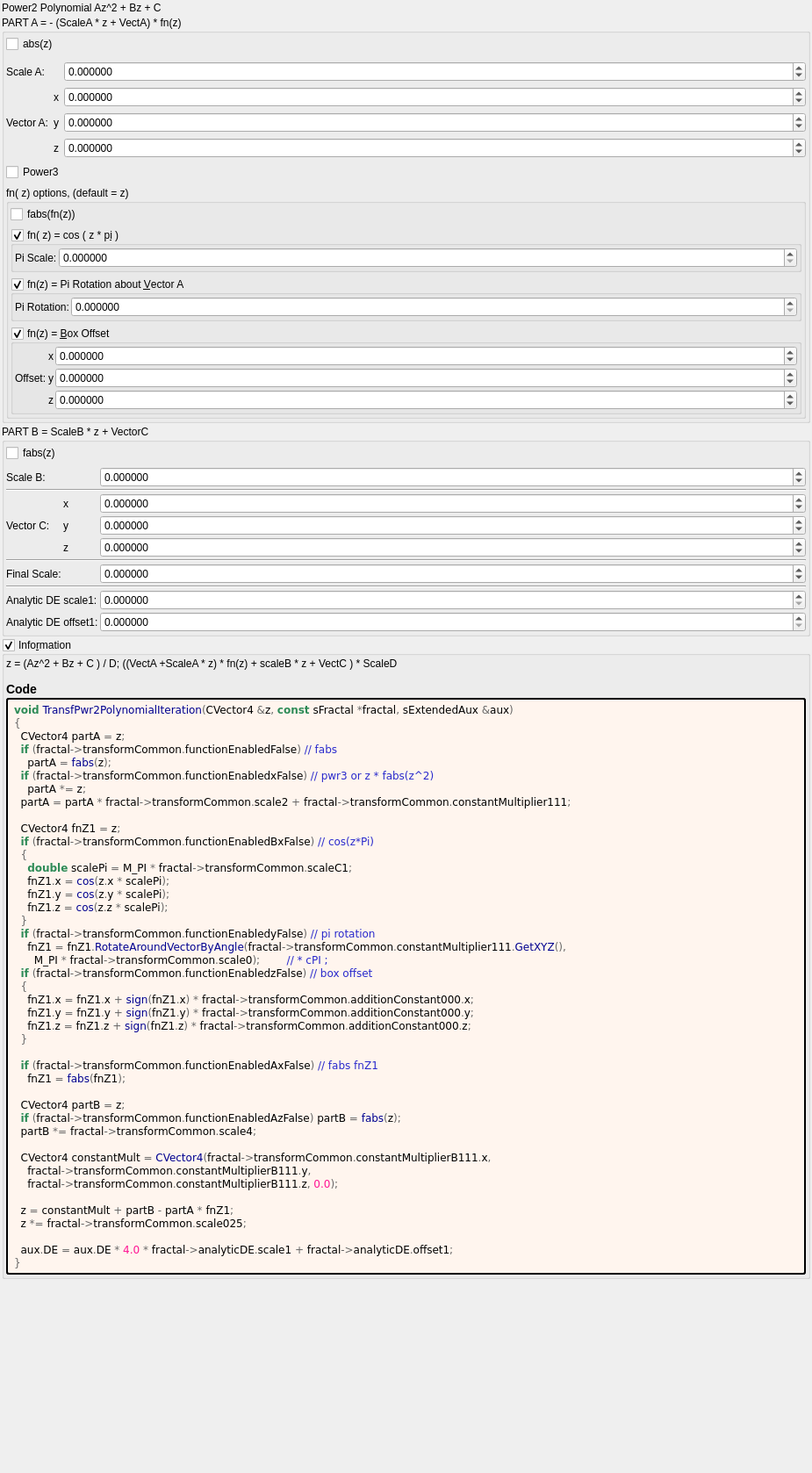
<?xml version="1.0" encoding="UTF-8"?>
<ui version="4.0">
 <class>transf_pwr2_polynomial</class>
 <widget class="QWidget" name="Form">
  <property name="geometry">
   <rect>
    <x>0</x>
    <y>0</y>
    <width>925</width>
    <height>1678</height>
   </rect>
  </property>
  <property name="windowTitle">
   <string notr="true">transf_pwr2_polynomial</string>
  </property>
  <layout class="QVBoxLayout" name="verticalLayout">
   <property name="spacing">
    <number>2</number>
   </property>
   <property name="leftMargin">
    <number>2</number>
   </property>
   <property name="topMargin">
    <number>2</number>
   </property>
   <property name="rightMargin">
    <number>2</number>
   </property>
   <property name="bottomMargin">
    <number>2</number>
   </property>
   <item>
    <widget class="QLabel" name="label_189">
     <property name="text">
      <string>Power2 Polynomial Az^2 + Bz + C</string>
     </property>
    </widget>
   </item>
   <item>
    <widget class="QGroupBox" name="groupBox">
     <property name="title">
      <string>PART A = - (ScaleA * z + VectA) * fn(z)</string>
     </property>
     <layout class="QVBoxLayout" name="verticalLayout_3">
      <property name="leftMargin">
       <number>2</number>
      </property>
      <property name="topMargin">
       <number>2</number>
      </property>
      <property name="rightMargin">
       <number>2</number>
      </property>
      <property name="bottomMargin">
       <number>2</number>
      </property>
      <item>
       <widget class="QCheckBox" name="checkBox_transf_function_enabled_false">
        <property name="text">
         <string notr="true">abs(z)</string>
        </property>
       </widget>
      </item>
      <item>
       <layout class="QGridLayout" name="gridLayout" columnstretch="0,0,1">
        <property name="topMargin">
         <number>4</number>
        </property>
        <item row="0" column="0">
         <widget class="QLabel" name="label_174">
          <property name="text">
           <string>Scale A:</string>
          </property>
         </widget>
        </item>
        <item row="0" column="2">
         <widget class="MyDoubleSpinBox" name="spinbox_transf_scale_2">
          <property name="sizePolicy">
           <sizepolicy hsizetype="Minimum" vsizetype="Maximum">
            <horstretch>0</horstretch>
            <verstretch>0</verstretch>
           </sizepolicy>
          </property>
          <property name="prefix">
           <string/>
          </property>
          <property name="suffix">
           <string/>
          </property>
          <property name="decimals">
           <number>6</number>
          </property>
          <property name="minimum">
           <double>-99.989999999999995</double>
          </property>
          <property name="maximum">
           <double>99.989999999999995</double>
          </property>
          <property name="singleStep">
           <double>0.100000000000000</double>
          </property>
         </widget>
        </item>
        <item row="2" column="1">
         <widget class="QLabel" name="label_119">
          <property name="text">
           <string notr="true">y</string>
          </property>
         </widget>
        </item>
        <item row="1" column="1">
         <widget class="QLabel" name="label_112">
          <property name="text">
           <string notr="true">x</string>
          </property>
         </widget>
        </item>
        <item row="1" column="2">
         <widget class="MyDoubleSpinBox" name="spinbox3_transf_constant_multiplier_111_x">
          <property name="sizePolicy">
           <sizepolicy hsizetype="Minimum" vsizetype="Maximum">
            <horstretch>0</horstretch>
            <verstretch>0</verstretch>
           </sizepolicy>
          </property>
          <property name="prefix">
           <string/>
          </property>
          <property name="decimals">
           <number>6</number>
          </property>
          <property name="minimum">
           <double>-99.989999999999995</double>
          </property>
          <property name="singleStep">
           <double>0.100000000000000</double>
          </property>
         </widget>
        </item>
        <item row="3" column="1">
         <widget class="QLabel" name="label_121">
          <property name="text">
           <string notr="true">z</string>
          </property>
         </widget>
        </item>
        <item row="2" column="2">
         <widget class="MyDoubleSpinBox" name="spinbox3_transf_constant_multiplier_111_y">
          <property name="sizePolicy">
           <sizepolicy hsizetype="Minimum" vsizetype="Maximum">
            <horstretch>0</horstretch>
            <verstretch>0</verstretch>
           </sizepolicy>
          </property>
          <property name="decimals">
           <number>6</number>
          </property>
          <property name="minimum">
           <double>-99.989999999999995</double>
          </property>
          <property name="maximum">
           <double>99.989999999999995</double>
          </property>
          <property name="singleStep">
           <double>0.100000000000000</double>
          </property>
         </widget>
        </item>
        <item row="3" column="2">
         <widget class="MyDoubleSpinBox" name="spinbox3_transf_constant_multiplier_111_z">
          <property name="sizePolicy">
           <sizepolicy hsizetype="Minimum" vsizetype="Maximum">
            <horstretch>0</horstretch>
            <verstretch>0</verstretch>
           </sizepolicy>
          </property>
          <property name="decimals">
           <number>6</number>
          </property>
          <property name="minimum">
           <double>-99.989999999999995</double>
          </property>
          <property name="maximum">
           <double>99.989999999999995</double>
          </property>
          <property name="singleStep">
           <double>0.100000000000000</double>
          </property>
         </widget>
        </item>
        <item row="1" column="0" rowspan="3">
         <widget class="QLabel" name="label_114">
          <property name="text">
           <string>Vector A:</string>
          </property>
         </widget>
        </item>
       </layout>
      </item>
      <item>
       <widget class="QCheckBox" name="checkBox_transf_function_enabledx_false">
        <property name="text">
         <string>Power3</string>
        </property>
       </widget>
      </item>
      <item>
       <widget class="QGroupBox" name="groupBox_2">
        <property name="title">
         <string>fn( z) options, (default = z)</string>
        </property>
        <layout class="QVBoxLayout" name="verticalLayout_4">
         <property name="leftMargin">
          <number>2</number>
         </property>
         <property name="topMargin">
          <number>2</number>
         </property>
         <property name="rightMargin">
          <number>2</number>
         </property>
         <property name="bottomMargin">
          <number>2</number>
         </property>
         <item>
          <widget class="QCheckBox" name="checkBox_transf_function_enabledAx_false">
           <property name="text">
            <string notr="true">fabs(fn(z))</string>
           </property>
          </widget>
         </item>
         <item>
          <widget class="MyGroupBox" name="groupCheck_transf_function_enabledBx_false">
           <property name="toolTip">
            <string/>
           </property>
           <property name="title">
            <string notr="true">fn( z) = cos ( z * p&amp;i )</string>
           </property>
           <property name="checkable">
            <bool>true</bool>
           </property>
           <layout class="QVBoxLayout" name="verticalLayout_52">
            <property name="spacing">
             <number>2</number>
            </property>
            <property name="leftMargin">
             <number>2</number>
            </property>
            <property name="topMargin">
             <number>2</number>
            </property>
            <property name="rightMargin">
             <number>2</number>
            </property>
            <property name="bottomMargin">
             <number>2</number>
            </property>
            <item>
             <layout class="QGridLayout" name="gridLayout_26" columnstretch="0,1">
              <property name="spacing">
               <number>2</number>
              </property>
              <item row="0" column="0">
               <widget class="QLabel" name="label_170">
                <property name="text">
                 <string>Pi Scale:</string>
                </property>
               </widget>
              </item>
              <item row="0" column="1">
               <widget class="MyDoubleSpinBox" name="spinbox_transf_scaleC_1">
                <property name="sizePolicy">
                 <sizepolicy hsizetype="Minimum" vsizetype="Maximum">
                  <horstretch>0</horstretch>
                  <verstretch>0</verstretch>
                 </sizepolicy>
                </property>
                <property name="prefix">
                 <string/>
                </property>
                <property name="suffix">
                 <string/>
                </property>
                <property name="decimals">
                 <number>6</number>
                </property>
                <property name="minimum">
                 <double>0.000000000000000</double>
                </property>
                <property name="maximum">
                 <double>10.000000000000000</double>
                </property>
                <property name="singleStep">
                 <double>0.100000000000000</double>
                </property>
               </widget>
              </item>
             </layout>
            </item>
           </layout>
          </widget>
         </item>
         <item>
          <widget class="MyGroupBox" name="groupCheck_transf_function_enabledy_false">
           <property name="toolTip">
            <string/>
           </property>
           <property name="title">
            <string>fn(z) = Pi Rotation about &amp;Vector A</string>
           </property>
           <property name="checkable">
            <bool>true</bool>
           </property>
           <layout class="QVBoxLayout" name="verticalLayout_50">
            <property name="spacing">
             <number>2</number>
            </property>
            <property name="leftMargin">
             <number>2</number>
            </property>
            <property name="topMargin">
             <number>2</number>
            </property>
            <property name="rightMargin">
             <number>2</number>
            </property>
            <property name="bottomMargin">
             <number>2</number>
            </property>
            <item>
             <layout class="QGridLayout" name="gridLayout_24" columnstretch="0,1">
              <property name="spacing">
               <number>2</number>
              </property>
              <item row="0" column="0">
               <widget class="QLabel" name="label_169">
                <property name="text">
                 <string>Pi Rotation:</string>
                </property>
               </widget>
              </item>
              <item row="0" column="1">
               <widget class="MyDoubleSpinBox" name="spinbox_transf_scale_0">
                <property name="sizePolicy">
                 <sizepolicy hsizetype="Minimum" vsizetype="Maximum">
                  <horstretch>0</horstretch>
                  <verstretch>0</verstretch>
                 </sizepolicy>
                </property>
                <property name="prefix">
                 <string/>
                </property>
                <property name="suffix">
                 <string/>
                </property>
                <property name="decimals">
                 <number>6</number>
                </property>
                <property name="minimum">
                 <double>0.000000000000000</double>
                </property>
                <property name="maximum">
                 <double>1.000000000000000</double>
                </property>
                <property name="singleStep">
                 <double>0.100000000000000</double>
                </property>
               </widget>
              </item>
             </layout>
            </item>
           </layout>
          </widget>
         </item>
         <item>
          <widget class="MyGroupBox" name="groupCheck_transf_function_enabledz_false">
           <property name="toolTip">
            <string/>
           </property>
           <property name="title">
            <string>fn(z) = &amp;Box Offset</string>
           </property>
           <property name="checkable">
            <bool>true</bool>
           </property>
           <layout class="QVBoxLayout" name="verticalLayout_49">
            <property name="spacing">
             <number>2</number>
            </property>
            <property name="leftMargin">
             <number>2</number>
            </property>
            <property name="topMargin">
             <number>2</number>
            </property>
            <property name="rightMargin">
             <number>2</number>
            </property>
            <property name="bottomMargin">
             <number>2</number>
            </property>
            <item>
             <layout class="QGridLayout" name="gridLayout_23" columnstretch="0,0,1">
              <property name="spacing">
               <number>2</number>
              </property>
              <item row="1" column="1">
               <widget class="QLabel" name="label_123">
                <property name="text">
                 <string notr="true">y</string>
                </property>
               </widget>
              </item>
              <item row="2" column="2">
               <widget class="MyDoubleSpinBox" name="spinbox3_transf_addition_constant_z">
                <property name="sizePolicy">
                 <sizepolicy hsizetype="Minimum" vsizetype="Maximum">
                  <horstretch>0</horstretch>
                  <verstretch>0</verstretch>
                 </sizepolicy>
                </property>
                <property name="prefix">
                 <string/>
                </property>
                <property name="suffix">
                 <string/>
                </property>
                <property name="decimals">
                 <number>6</number>
                </property>
                <property name="minimum">
                 <double>-99.989999999999995</double>
                </property>
                <property name="maximum">
                 <double>99.989999999999995</double>
                </property>
                <property name="singleStep">
                 <double>0.100000000000000</double>
                </property>
               </widget>
              </item>
              <item row="0" column="1">
               <widget class="QLabel" name="label_124">
                <property name="text">
                 <string notr="true">x</string>
                </property>
               </widget>
              </item>
              <item row="1" column="2">
               <widget class="MyDoubleSpinBox" name="spinbox3_transf_addition_constant_y">
                <property name="sizePolicy">
                 <sizepolicy hsizetype="Minimum" vsizetype="Maximum">
                  <horstretch>0</horstretch>
                  <verstretch>0</verstretch>
                 </sizepolicy>
                </property>
                <property name="prefix">
                 <string/>
                </property>
                <property name="suffix">
                 <string/>
                </property>
                <property name="decimals">
                 <number>6</number>
                </property>
                <property name="minimum">
                 <double>-99.989999999999995</double>
                </property>
                <property name="maximum">
                 <double>99.989999999999995</double>
                </property>
                <property name="singleStep">
                 <double>0.100000000000000</double>
                </property>
               </widget>
              </item>
              <item row="1" column="0">
               <widget class="QLabel" name="label_126">
                <property name="text">
                 <string>Offset:</string>
                </property>
               </widget>
              </item>
              <item row="2" column="1">
               <widget class="QLabel" name="label_125">
                <property name="text">
                 <string notr="true">z</string>
                </property>
               </widget>
              </item>
              <item row="0" column="2">
               <widget class="MyDoubleSpinBox" name="spinbox3_transf_addition_constant_x">
                <property name="sizePolicy">
                 <sizepolicy hsizetype="Minimum" vsizetype="Maximum">
                  <horstretch>0</horstretch>
                  <verstretch>0</verstretch>
                 </sizepolicy>
                </property>
                <property name="prefix">
                 <string/>
                </property>
                <property name="suffix">
                 <string/>
                </property>
                <property name="decimals">
                 <number>6</number>
                </property>
                <property name="minimum">
                 <double>-99.989999999999995</double>
                </property>
                <property name="maximum">
                 <double>99.989999999999995</double>
                </property>
                <property name="singleStep">
                 <double>0.100000000000000</double>
                </property>
               </widget>
              </item>
             </layout>
            </item>
           </layout>
          </widget>
         </item>
        </layout>
       </widget>
      </item>
     </layout>
    </widget>
   </item>
   <item>
    <widget class="QGroupBox" name="groupBox_3">
     <property name="title">
      <string>PART B = ScaleB * z + VectorC</string>
     </property>
     <layout class="QVBoxLayout" name="verticalLayout_5">
      <property name="leftMargin">
       <number>2</number>
      </property>
      <property name="topMargin">
       <number>2</number>
      </property>
      <property name="rightMargin">
       <number>2</number>
      </property>
      <property name="bottomMargin">
       <number>2</number>
      </property>
      <item>
       <widget class="QCheckBox" name="checkBox_transf_function_enabledAz_false">
        <property name="text">
         <string notr="true">fabs(z)</string>
        </property>
       </widget>
      </item>
      <item>
       <layout class="QGridLayout" name="gridLayout_35" columnstretch="0,0,1">
        <property name="spacing">
         <number>2</number>
        </property>
        <item row="6" column="2">
         <widget class="MyDoubleSpinBox" name="spinbox_transf_scale_025">
          <property name="sizePolicy">
           <sizepolicy hsizetype="Minimum" vsizetype="Maximum">
            <horstretch>0</horstretch>
            <verstretch>0</verstretch>
           </sizepolicy>
          </property>
          <property name="prefix">
           <string/>
          </property>
          <property name="suffix">
           <string/>
          </property>
          <property name="decimals">
           <number>6</number>
          </property>
          <property name="minimum">
           <double>-99.989999999999995</double>
          </property>
          <property name="maximum">
           <double>99.989999999999995</double>
          </property>
          <property name="singleStep">
           <double>0.100000000000000</double>
          </property>
         </widget>
        </item>
        <item row="2" column="1">
         <widget class="QLabel" name="label_118">
          <property name="text">
           <string notr="true">x</string>
          </property>
         </widget>
        </item>
        <item row="9" column="2">
         <widget class="MyDoubleSpinBox" name="spinbox_analyticDE_offset_1">
          <property name="sizePolicy">
           <sizepolicy hsizetype="Minimum" vsizetype="Maximum">
            <horstretch>0</horstretch>
            <verstretch>0</verstretch>
           </sizepolicy>
          </property>
          <property name="prefix">
           <string/>
          </property>
          <property name="suffix">
           <string/>
          </property>
          <property name="decimals">
           <number>6</number>
          </property>
          <property name="minimum">
           <double>0.000000000000000</double>
          </property>
          <property name="maximum">
           <double>99.989999999999995</double>
          </property>
          <property name="singleStep">
           <double>0.100000000000000</double>
          </property>
         </widget>
        </item>
        <item row="3" column="2">
         <widget class="MyDoubleSpinBox" name="spinbox3_transf_constant_multiplierB_111_y">
          <property name="sizePolicy">
           <sizepolicy hsizetype="Minimum" vsizetype="Maximum">
            <horstretch>0</horstretch>
            <verstretch>0</verstretch>
           </sizepolicy>
          </property>
          <property name="decimals">
           <number>6</number>
          </property>
          <property name="minimum">
           <double>-99.989999999999995</double>
          </property>
          <property name="maximum">
           <double>99.989999999999995</double>
          </property>
          <property name="singleStep">
           <double>0.100000000000000</double>
          </property>
         </widget>
        </item>
        <item row="3" column="0">
         <widget class="QLabel" name="label_113">
          <property name="text">
           <string>Vector C:</string>
          </property>
         </widget>
        </item>
        <item row="6" column="0">
         <widget class="QLabel" name="label_173">
          <property name="text">
           <string>Final Scale:</string>
          </property>
         </widget>
        </item>
        <item row="4" column="1">
         <widget class="QLabel" name="label_122">
          <property name="text">
           <string notr="true">z</string>
          </property>
         </widget>
        </item>
        <item row="3" column="1">
         <widget class="QLabel" name="label_120">
          <property name="text">
           <string notr="true">y</string>
          </property>
         </widget>
        </item>
        <item row="2" column="2">
         <widget class="MyDoubleSpinBox" name="spinbox3_transf_constant_multiplierB_111_x">
          <property name="sizePolicy">
           <sizepolicy hsizetype="Minimum" vsizetype="Maximum">
            <horstretch>0</horstretch>
            <verstretch>0</verstretch>
           </sizepolicy>
          </property>
          <property name="prefix">
           <string/>
          </property>
          <property name="decimals">
           <number>6</number>
          </property>
          <property name="minimum">
           <double>-99.989999999999995</double>
          </property>
          <property name="singleStep">
           <double>0.100000000000000</double>
          </property>
         </widget>
        </item>
        <item row="7" column="0" colspan="3">
         <widget class="Line" name="line_32">
          <property name="orientation">
           <enum>Qt::Horizontal</enum>
          </property>
         </widget>
        </item>
        <item row="8" column="2">
         <widget class="MyDoubleSpinBox" name="spinbox_analyticDE_scale_1">
          <property name="sizePolicy">
           <sizepolicy hsizetype="Minimum" vsizetype="Maximum">
            <horstretch>0</horstretch>
            <verstretch>0</verstretch>
           </sizepolicy>
          </property>
          <property name="prefix">
           <string/>
          </property>
          <property name="suffix">
           <string/>
          </property>
          <property name="decimals">
           <number>6</number>
          </property>
          <property name="minimum">
           <double>0.000000000000000</double>
          </property>
          <property name="maximum">
           <double>99.989999999999995</double>
          </property>
          <property name="singleStep">
           <double>0.100000000000000</double>
          </property>
         </widget>
        </item>
        <item row="1" column="0" colspan="3">
         <widget class="Line" name="line_36">
          <property name="orientation">
           <enum>Qt::Horizontal</enum>
          </property>
         </widget>
        </item>
        <item row="0" column="2">
         <widget class="MyDoubleSpinBox" name="spinbox_transf_scale_4">
          <property name="sizePolicy">
           <sizepolicy hsizetype="Minimum" vsizetype="Maximum">
            <horstretch>0</horstretch>
            <verstretch>0</verstretch>
           </sizepolicy>
          </property>
          <property name="prefix">
           <string/>
          </property>
          <property name="suffix">
           <string/>
          </property>
          <property name="decimals">
           <number>6</number>
          </property>
          <property name="minimum">
           <double>-99.989999999999995</double>
          </property>
          <property name="maximum">
           <double>99.989999999999995</double>
          </property>
          <property name="singleStep">
           <double>0.100000000000000</double>
          </property>
         </widget>
        </item>
        <item row="4" column="2">
         <widget class="MyDoubleSpinBox" name="spinbox3_transf_constant_multiplierB_111_z">
          <property name="sizePolicy">
           <sizepolicy hsizetype="Minimum" vsizetype="Maximum">
            <horstretch>0</horstretch>
            <verstretch>0</verstretch>
           </sizepolicy>
          </property>
          <property name="decimals">
           <number>6</number>
          </property>
          <property name="minimum">
           <double>-99.989999999999995</double>
          </property>
          <property name="maximum">
           <double>99.989999999999995</double>
          </property>
          <property name="singleStep">
           <double>0.100000000000000</double>
          </property>
         </widget>
        </item>
        <item row="9" column="0" colspan="2">
         <widget class="QLabel" name="label_188">
          <property name="text">
           <string>Analytic DE offset1:</string>
          </property>
          <property name="wordWrap">
           <bool>true</bool>
          </property>
         </widget>
        </item>
        <item row="8" column="0" colspan="2">
         <widget class="QLabel" name="label_176">
          <property name="text">
           <string>Analytic DE scale1:</string>
          </property>
          <property name="wordWrap">
           <bool>true</bool>
          </property>
         </widget>
        </item>
        <item row="5" column="0" colspan="3">
         <widget class="Line" name="line_38">
          <property name="orientation">
           <enum>Qt::Horizontal</enum>
          </property>
         </widget>
        </item>
        <item row="0" column="0">
         <widget class="QLabel" name="label_177">
          <property name="text">
           <string>Scale B:</string>
          </property>
         </widget>
        </item>
       </layout>
      </item>
     </layout>
    </widget>
   </item>
   <item>
    <widget class="MyGroupBox" name="groupCheck_info">
     <property name="title">
      <string>Info&amp;rmation</string>
     </property>
     <property name="flat">
      <bool>false</bool>
     </property>
     <property name="checkable">
      <bool>true</bool>
     </property>
     <layout class="QVBoxLayout" name="verticalLayout_2">
      <property name="spacing">
       <number>2</number>
      </property>
      <property name="leftMargin">
       <number>2</number>
      </property>
      <property name="topMargin">
       <number>2</number>
      </property>
      <property name="rightMargin">
       <number>2</number>
      </property>
      <property name="bottomMargin">
       <number>2</number>
      </property>
      <item>
       <widget class="QLabel" name="label_information_general">
        <property name="text">
         <string notr="true">&lt;p&gt;z = (Az^2 + Bz + C ) / D; ((VectA +ScaleA * z) * fn(z) + scaleB * z + VectC ) * ScaleD&lt;/p&gt;&lt;table&gt;
&lt;/table&gt;
&lt;h3&gt;Code&lt;/h3&gt;</string>
        </property>
        <property name="wordWrap">
         <bool>true</bool>
        </property>
        <property name="openExternalLinks">
         <bool>true</bool>
        </property>
        <property name="textInteractionFlags">
         <set>Qt::LinksAccessibleByMouse|Qt::TextSelectableByMouse</set>
        </property>
       </widget>
      </item>
      <item>
       <widget class="QLabel" name="label_code_content">
        <property name="styleSheet">
         <string notr="true">border-style: outset; border-width: 2px; border-radius: 3px; border-color: black; background-color: #fff5ee; padding: 4px;</string>
        </property>
        <property name="text">
         <string notr="true">&lt;body style=&quot;background-color:#fff5ee&quot;&gt;
&lt;pre style=&quot;color:#000000; background-color:#fff5ee;  font-family:'Courier New',monospace;&quot;&gt;&lt;span style=&quot;color:#2e8b57; font-weight:bold&quot;&gt;void&lt;/span&gt; &lt;span style=&quot;color:#00008f&quot;&gt;TransfPwr2PolynomialIteration&lt;/span&gt;&lt;span style=&quot;color:#676767&quot;&gt;(&lt;/span&gt;CVector4 &lt;span style=&quot;color:#676767&quot;&gt;&amp;amp;&lt;/span&gt;z&lt;span style=&quot;color:#676767&quot;&gt;,&lt;/span&gt; &lt;span style=&quot;color:#2e8b57; font-weight:bold&quot;&gt;const&lt;/span&gt; sFractal &lt;span style=&quot;color:#676767&quot;&gt;*&lt;/span&gt;fractal&lt;span style=&quot;color:#676767&quot;&gt;,&lt;/span&gt; sExtendedAux &lt;span style=&quot;color:#676767&quot;&gt;&amp;amp;&lt;/span&gt;aux&lt;span style=&quot;color:#676767&quot;&gt;)&lt;/span&gt;
&lt;span style=&quot;color:#676767&quot;&gt;{&lt;/span&gt;
  CVector4 partA &lt;span style=&quot;color:#676767&quot;&gt;=&lt;/span&gt; z&lt;span style=&quot;color:#676767&quot;&gt;;&lt;/span&gt;
  &lt;span style=&quot;color:#2e8b57; font-weight:bold&quot;&gt;if&lt;/span&gt; &lt;span style=&quot;color:#676767&quot;&gt;(&lt;/span&gt;fractal&lt;span style=&quot;color:#676767&quot;&gt;-&amp;gt;&lt;/span&gt;transformCommon&lt;span style=&quot;color:#676767&quot;&gt;.&lt;/span&gt;functionEnabledFalse&lt;span style=&quot;color:#676767&quot;&gt;)&lt;/span&gt; &lt;span style=&quot;color:#2929cc&quot;&gt;// fabs&lt;/span&gt;
    partA &lt;span style=&quot;color:#676767&quot;&gt;=&lt;/span&gt; &lt;span style=&quot;color:#00008f&quot;&gt;fabs&lt;/span&gt;&lt;span style=&quot;color:#676767&quot;&gt;(&lt;/span&gt;z&lt;span style=&quot;color:#676767&quot;&gt;);&lt;/span&gt;
  &lt;span style=&quot;color:#2e8b57; font-weight:bold&quot;&gt;if&lt;/span&gt; &lt;span style=&quot;color:#676767&quot;&gt;(&lt;/span&gt;fractal&lt;span style=&quot;color:#676767&quot;&gt;-&amp;gt;&lt;/span&gt;transformCommon&lt;span style=&quot;color:#676767&quot;&gt;.&lt;/span&gt;functionEnabledxFalse&lt;span style=&quot;color:#676767&quot;&gt;)&lt;/span&gt; &lt;span style=&quot;color:#2929cc&quot;&gt;// pwr3 or z * fabs(z^2)&lt;/span&gt;
    partA &lt;span style=&quot;color:#676767&quot;&gt;*=&lt;/span&gt; z&lt;span style=&quot;color:#676767&quot;&gt;;&lt;/span&gt;
  partA &lt;span style=&quot;color:#676767&quot;&gt;=&lt;/span&gt; partA &lt;span style=&quot;color:#676767&quot;&gt;*&lt;/span&gt; fractal&lt;span style=&quot;color:#676767&quot;&gt;-&amp;gt;&lt;/span&gt;transformCommon&lt;span style=&quot;color:#676767&quot;&gt;.&lt;/span&gt;scale2 &lt;span style=&quot;color:#676767&quot;&gt;+&lt;/span&gt; fractal&lt;span style=&quot;color:#676767&quot;&gt;-&amp;gt;&lt;/span&gt;transformCommon&lt;span style=&quot;color:#676767&quot;&gt;.&lt;/span&gt;constantMultiplier111&lt;span style=&quot;color:#676767&quot;&gt;;&lt;/span&gt;

  CVector4 fnZ1 &lt;span style=&quot;color:#676767&quot;&gt;=&lt;/span&gt; z&lt;span style=&quot;color:#676767&quot;&gt;;&lt;/span&gt;
  &lt;span style=&quot;color:#2e8b57; font-weight:bold&quot;&gt;if&lt;/span&gt; &lt;span style=&quot;color:#676767&quot;&gt;(&lt;/span&gt;fractal&lt;span style=&quot;color:#676767&quot;&gt;-&amp;gt;&lt;/span&gt;transformCommon&lt;span style=&quot;color:#676767&quot;&gt;.&lt;/span&gt;functionEnabledBxFalse&lt;span style=&quot;color:#676767&quot;&gt;)&lt;/span&gt; &lt;span style=&quot;color:#2929cc&quot;&gt;// cos(z*Pi)&lt;/span&gt;
  &lt;span style=&quot;color:#676767&quot;&gt;{&lt;/span&gt;
    &lt;span style=&quot;color:#2e8b57; font-weight:bold&quot;&gt;double&lt;/span&gt; scalePi &lt;span style=&quot;color:#676767&quot;&gt;=&lt;/span&gt; M_PI &lt;span style=&quot;color:#676767&quot;&gt;*&lt;/span&gt; fractal&lt;span style=&quot;color:#676767&quot;&gt;-&amp;gt;&lt;/span&gt;transformCommon&lt;span style=&quot;color:#676767&quot;&gt;.&lt;/span&gt;scaleC1&lt;span style=&quot;color:#676767&quot;&gt;;&lt;/span&gt;
    fnZ1&lt;span style=&quot;color:#676767&quot;&gt;.&lt;/span&gt;x &lt;span style=&quot;color:#676767&quot;&gt;=&lt;/span&gt; &lt;span style=&quot;color:#00008f&quot;&gt;cos&lt;/span&gt;&lt;span style=&quot;color:#676767&quot;&gt;(&lt;/span&gt;z&lt;span style=&quot;color:#676767&quot;&gt;.&lt;/span&gt;x &lt;span style=&quot;color:#676767&quot;&gt;*&lt;/span&gt; scalePi&lt;span style=&quot;color:#676767&quot;&gt;);&lt;/span&gt;
    fnZ1&lt;span style=&quot;color:#676767&quot;&gt;.&lt;/span&gt;y &lt;span style=&quot;color:#676767&quot;&gt;=&lt;/span&gt; &lt;span style=&quot;color:#00008f&quot;&gt;cos&lt;/span&gt;&lt;span style=&quot;color:#676767&quot;&gt;(&lt;/span&gt;z&lt;span style=&quot;color:#676767&quot;&gt;.&lt;/span&gt;y &lt;span style=&quot;color:#676767&quot;&gt;*&lt;/span&gt; scalePi&lt;span style=&quot;color:#676767&quot;&gt;);&lt;/span&gt;
    fnZ1&lt;span style=&quot;color:#676767&quot;&gt;.&lt;/span&gt;z &lt;span style=&quot;color:#676767&quot;&gt;=&lt;/span&gt; &lt;span style=&quot;color:#00008f&quot;&gt;cos&lt;/span&gt;&lt;span style=&quot;color:#676767&quot;&gt;(&lt;/span&gt;z&lt;span style=&quot;color:#676767&quot;&gt;.&lt;/span&gt;z &lt;span style=&quot;color:#676767&quot;&gt;*&lt;/span&gt; scalePi&lt;span style=&quot;color:#676767&quot;&gt;);&lt;/span&gt;
  &lt;span style=&quot;color:#676767&quot;&gt;}&lt;/span&gt;
  &lt;span style=&quot;color:#2e8b57; font-weight:bold&quot;&gt;if&lt;/span&gt; &lt;span style=&quot;color:#676767&quot;&gt;(&lt;/span&gt;fractal&lt;span style=&quot;color:#676767&quot;&gt;-&amp;gt;&lt;/span&gt;transformCommon&lt;span style=&quot;color:#676767&quot;&gt;.&lt;/span&gt;functionEnabledyFalse&lt;span style=&quot;color:#676767&quot;&gt;)&lt;/span&gt; &lt;span style=&quot;color:#2929cc&quot;&gt;// pi rotation&lt;/span&gt;
    fnZ1 &lt;span style=&quot;color:#676767&quot;&gt;=&lt;/span&gt; fnZ1&lt;span style=&quot;color:#676767&quot;&gt;.&lt;/span&gt;&lt;span style=&quot;color:#00008f&quot;&gt;RotateAroundVectorByAngle&lt;/span&gt;&lt;span style=&quot;color:#676767&quot;&gt;(&lt;/span&gt;fractal&lt;span style=&quot;color:#676767&quot;&gt;-&amp;gt;&lt;/span&gt;transformCommon&lt;span style=&quot;color:#676767&quot;&gt;.&lt;/span&gt;constantMultiplier111&lt;span style=&quot;color:#676767&quot;&gt;.&lt;/span&gt;&lt;span style=&quot;color:#00008f&quot;&gt;GetXYZ&lt;/span&gt;&lt;span style=&quot;color:#676767&quot;&gt;(),&lt;/span&gt;
      M_PI &lt;span style=&quot;color:#676767&quot;&gt;*&lt;/span&gt; fractal&lt;span style=&quot;color:#676767&quot;&gt;-&amp;gt;&lt;/span&gt;transformCommon&lt;span style=&quot;color:#676767&quot;&gt;.&lt;/span&gt;scale0&lt;span style=&quot;color:#676767&quot;&gt;);&lt;/span&gt;        &lt;span style=&quot;color:#2929cc&quot;&gt;// * cPI ;&lt;/span&gt;
  &lt;span style=&quot;color:#2e8b57; font-weight:bold&quot;&gt;if&lt;/span&gt; &lt;span style=&quot;color:#676767&quot;&gt;(&lt;/span&gt;fractal&lt;span style=&quot;color:#676767&quot;&gt;-&amp;gt;&lt;/span&gt;transformCommon&lt;span style=&quot;color:#676767&quot;&gt;.&lt;/span&gt;functionEnabledzFalse&lt;span style=&quot;color:#676767&quot;&gt;)&lt;/span&gt; &lt;span style=&quot;color:#2929cc&quot;&gt;// box offset&lt;/span&gt;
  &lt;span style=&quot;color:#676767&quot;&gt;{&lt;/span&gt;
    fnZ1&lt;span style=&quot;color:#676767&quot;&gt;.&lt;/span&gt;x &lt;span style=&quot;color:#676767&quot;&gt;=&lt;/span&gt; fnZ1&lt;span style=&quot;color:#676767&quot;&gt;.&lt;/span&gt;x &lt;span style=&quot;color:#676767&quot;&gt;+&lt;/span&gt; &lt;span style=&quot;color:#00008f&quot;&gt;sign&lt;/span&gt;&lt;span style=&quot;color:#676767&quot;&gt;(&lt;/span&gt;fnZ1&lt;span style=&quot;color:#676767&quot;&gt;.&lt;/span&gt;x&lt;span style=&quot;color:#676767&quot;&gt;) *&lt;/span&gt; fractal&lt;span style=&quot;color:#676767&quot;&gt;-&amp;gt;&lt;/span&gt;transformCommon&lt;span style=&quot;color:#676767&quot;&gt;.&lt;/span&gt;additionConstant000&lt;span style=&quot;color:#676767&quot;&gt;.&lt;/span&gt;x&lt;span style=&quot;color:#676767&quot;&gt;;&lt;/span&gt;
    fnZ1&lt;span style=&quot;color:#676767&quot;&gt;.&lt;/span&gt;y &lt;span style=&quot;color:#676767&quot;&gt;=&lt;/span&gt; fnZ1&lt;span style=&quot;color:#676767&quot;&gt;.&lt;/span&gt;y &lt;span style=&quot;color:#676767&quot;&gt;+&lt;/span&gt; &lt;span style=&quot;color:#00008f&quot;&gt;sign&lt;/span&gt;&lt;span style=&quot;color:#676767&quot;&gt;(&lt;/span&gt;fnZ1&lt;span style=&quot;color:#676767&quot;&gt;.&lt;/span&gt;y&lt;span style=&quot;color:#676767&quot;&gt;) *&lt;/span&gt; fractal&lt;span style=&quot;color:#676767&quot;&gt;-&amp;gt;&lt;/span&gt;transformCommon&lt;span style=&quot;color:#676767&quot;&gt;.&lt;/span&gt;additionConstant000&lt;span style=&quot;color:#676767&quot;&gt;.&lt;/span&gt;y&lt;span style=&quot;color:#676767&quot;&gt;;&lt;/span&gt;
    fnZ1&lt;span style=&quot;color:#676767&quot;&gt;.&lt;/span&gt;z &lt;span style=&quot;color:#676767&quot;&gt;=&lt;/span&gt; fnZ1&lt;span style=&quot;color:#676767&quot;&gt;.&lt;/span&gt;z &lt;span style=&quot;color:#676767&quot;&gt;+&lt;/span&gt; &lt;span style=&quot;color:#00008f&quot;&gt;sign&lt;/span&gt;&lt;span style=&quot;color:#676767&quot;&gt;(&lt;/span&gt;fnZ1&lt;span style=&quot;color:#676767&quot;&gt;.&lt;/span&gt;z&lt;span style=&quot;color:#676767&quot;&gt;) *&lt;/span&gt; fractal&lt;span style=&quot;color:#676767&quot;&gt;-&amp;gt;&lt;/span&gt;transformCommon&lt;span style=&quot;color:#676767&quot;&gt;.&lt;/span&gt;additionConstant000&lt;span style=&quot;color:#676767&quot;&gt;.&lt;/span&gt;z&lt;span style=&quot;color:#676767&quot;&gt;;&lt;/span&gt;
  &lt;span style=&quot;color:#676767&quot;&gt;}&lt;/span&gt;

  &lt;span style=&quot;color:#2e8b57; font-weight:bold&quot;&gt;if&lt;/span&gt; &lt;span style=&quot;color:#676767&quot;&gt;(&lt;/span&gt;fractal&lt;span style=&quot;color:#676767&quot;&gt;-&amp;gt;&lt;/span&gt;transformCommon&lt;span style=&quot;color:#676767&quot;&gt;.&lt;/span&gt;functionEnabledAxFalse&lt;span style=&quot;color:#676767&quot;&gt;)&lt;/span&gt; &lt;span style=&quot;color:#2929cc&quot;&gt;// fabs fnZ1&lt;/span&gt;
    fnZ1 &lt;span style=&quot;color:#676767&quot;&gt;=&lt;/span&gt; &lt;span style=&quot;color:#00008f&quot;&gt;fabs&lt;/span&gt;&lt;span style=&quot;color:#676767&quot;&gt;(&lt;/span&gt;fnZ1&lt;span style=&quot;color:#676767&quot;&gt;);&lt;/span&gt;

  CVector4 partB &lt;span style=&quot;color:#676767&quot;&gt;=&lt;/span&gt; z&lt;span style=&quot;color:#676767&quot;&gt;;&lt;/span&gt;
  &lt;span style=&quot;color:#2e8b57; font-weight:bold&quot;&gt;if&lt;/span&gt; &lt;span style=&quot;color:#676767&quot;&gt;(&lt;/span&gt;fractal&lt;span style=&quot;color:#676767&quot;&gt;-&amp;gt;&lt;/span&gt;transformCommon&lt;span style=&quot;color:#676767&quot;&gt;.&lt;/span&gt;functionEnabledAzFalse&lt;span style=&quot;color:#676767&quot;&gt;)&lt;/span&gt; partB &lt;span style=&quot;color:#676767&quot;&gt;=&lt;/span&gt; &lt;span style=&quot;color:#00008f&quot;&gt;fabs&lt;/span&gt;&lt;span style=&quot;color:#676767&quot;&gt;(&lt;/span&gt;z&lt;span style=&quot;color:#676767&quot;&gt;);&lt;/span&gt;
  partB &lt;span style=&quot;color:#676767&quot;&gt;*=&lt;/span&gt; fractal&lt;span style=&quot;color:#676767&quot;&gt;-&amp;gt;&lt;/span&gt;transformCommon&lt;span style=&quot;color:#676767&quot;&gt;.&lt;/span&gt;scale4&lt;span style=&quot;color:#676767&quot;&gt;;&lt;/span&gt;

  CVector4 constantMult &lt;span style=&quot;color:#676767&quot;&gt;=&lt;/span&gt; &lt;span style=&quot;color:#00008f&quot;&gt;CVector4&lt;/span&gt;&lt;span style=&quot;color:#676767&quot;&gt;(&lt;/span&gt;fractal&lt;span style=&quot;color:#676767&quot;&gt;-&amp;gt;&lt;/span&gt;transformCommon&lt;span style=&quot;color:#676767&quot;&gt;.&lt;/span&gt;constantMultiplierB111&lt;span style=&quot;color:#676767&quot;&gt;.&lt;/span&gt;x&lt;span style=&quot;color:#676767&quot;&gt;,&lt;/span&gt;
    fractal&lt;span style=&quot;color:#676767&quot;&gt;-&amp;gt;&lt;/span&gt;transformCommon&lt;span style=&quot;color:#676767&quot;&gt;.&lt;/span&gt;constantMultiplierB111&lt;span style=&quot;color:#676767&quot;&gt;.&lt;/span&gt;y&lt;span style=&quot;color:#676767&quot;&gt;,&lt;/span&gt;
    fractal&lt;span style=&quot;color:#676767&quot;&gt;-&amp;gt;&lt;/span&gt;transformCommon&lt;span style=&quot;color:#676767&quot;&gt;.&lt;/span&gt;constantMultiplierB111&lt;span style=&quot;color:#676767&quot;&gt;.&lt;/span&gt;z&lt;span style=&quot;color:#676767&quot;&gt;,&lt;/span&gt; &lt;span style=&quot;color:#ff1493&quot;&gt;0.0&lt;/span&gt;&lt;span style=&quot;color:#676767&quot;&gt;);&lt;/span&gt;

  z &lt;span style=&quot;color:#676767&quot;&gt;=&lt;/span&gt; constantMult &lt;span style=&quot;color:#676767&quot;&gt;+&lt;/span&gt; partB &lt;span style=&quot;color:#676767&quot;&gt;-&lt;/span&gt; partA &lt;span style=&quot;color:#676767&quot;&gt;*&lt;/span&gt; fnZ1&lt;span style=&quot;color:#676767&quot;&gt;;&lt;/span&gt;
  z &lt;span style=&quot;color:#676767&quot;&gt;*=&lt;/span&gt; fractal&lt;span style=&quot;color:#676767&quot;&gt;-&amp;gt;&lt;/span&gt;transformCommon&lt;span style=&quot;color:#676767&quot;&gt;.&lt;/span&gt;scale025&lt;span style=&quot;color:#676767&quot;&gt;;&lt;/span&gt;

  aux&lt;span style=&quot;color:#676767&quot;&gt;.&lt;/span&gt;DE &lt;span style=&quot;color:#676767&quot;&gt;=&lt;/span&gt; aux&lt;span style=&quot;color:#676767&quot;&gt;.&lt;/span&gt;DE &lt;span style=&quot;color:#676767&quot;&gt;*&lt;/span&gt; &lt;span style=&quot;color:#ff1493&quot;&gt;4.0&lt;/span&gt; &lt;span style=&quot;color:#676767&quot;&gt;*&lt;/span&gt; fractal&lt;span style=&quot;color:#676767&quot;&gt;-&amp;gt;&lt;/span&gt;analyticDE&lt;span style=&quot;color:#676767&quot;&gt;.&lt;/span&gt;scale1 &lt;span style=&quot;color:#676767&quot;&gt;+&lt;/span&gt; fractal&lt;span style=&quot;color:#676767&quot;&gt;-&amp;gt;&lt;/span&gt;analyticDE&lt;span style=&quot;color:#676767&quot;&gt;.&lt;/span&gt;offset1&lt;span style=&quot;color:#676767&quot;&gt;;&lt;/span&gt;
&lt;span style=&quot;color:#676767&quot;&gt;}&lt;/span&gt;
&lt;/pre&gt;
&lt;/body&gt;</string>
        </property>
        <property name="wordWrap">
         <bool>true</bool>
        </property>
        <property name="openExternalLinks">
         <bool>true</bool>
        </property>
        <property name="textInteractionFlags">
         <set>Qt::LinksAccessibleByMouse|Qt::TextSelectableByMouse</set>
        </property>
       </widget>
      </item>
     </layout>
    </widget>
   </item>
   <item>
    <spacer name="verticalSpacer">
     <property name="orientation">
      <enum>Qt::Vertical</enum>
     </property>
     <property name="sizeHint" stdset="0">
      <size>
       <width>20</width>
       <height>40</height>
      </size>
     </property>
    </spacer>
   </item>
  </layout>
 </widget>
 <customwidgets>
  <customwidget>
   <class>MyDoubleSpinBox</class>
   <extends>QDoubleSpinBox</extends>
   <header>my_double_spin_box.h</header>
  </customwidget>
  <customwidget>
   <class>MyGroupBox</class>
   <extends>QGroupBox</extends>
   <header>my_group_box.h</header>
   <container>1</container>
  </customwidget>
 </customwidgets>
 <tabstops>
  <tabstop>spinbox_transf_scaleC_1</tabstop>
  <tabstop>spinbox_transf_scale_0</tabstop>
  <tabstop>spinbox3_transf_addition_constant_x</tabstop>
  <tabstop>spinbox3_transf_addition_constant_y</tabstop>
  <tabstop>spinbox3_transf_addition_constant_z</tabstop>
  <tabstop>spinbox_transf_scale_4</tabstop>
  <tabstop>spinbox3_transf_constant_multiplierB_111_x</tabstop>
  <tabstop>spinbox3_transf_constant_multiplierB_111_y</tabstop>
  <tabstop>spinbox3_transf_constant_multiplierB_111_z</tabstop>
  <tabstop>spinbox_transf_scale_025</tabstop>
  <tabstop>spinbox_analyticDE_scale_1</tabstop>
  <tabstop>spinbox_analyticDE_offset_1</tabstop>
  <tabstop>groupCheck_info</tabstop>
 </tabstops>
 <resources/>
 <connections/>
</ui>
